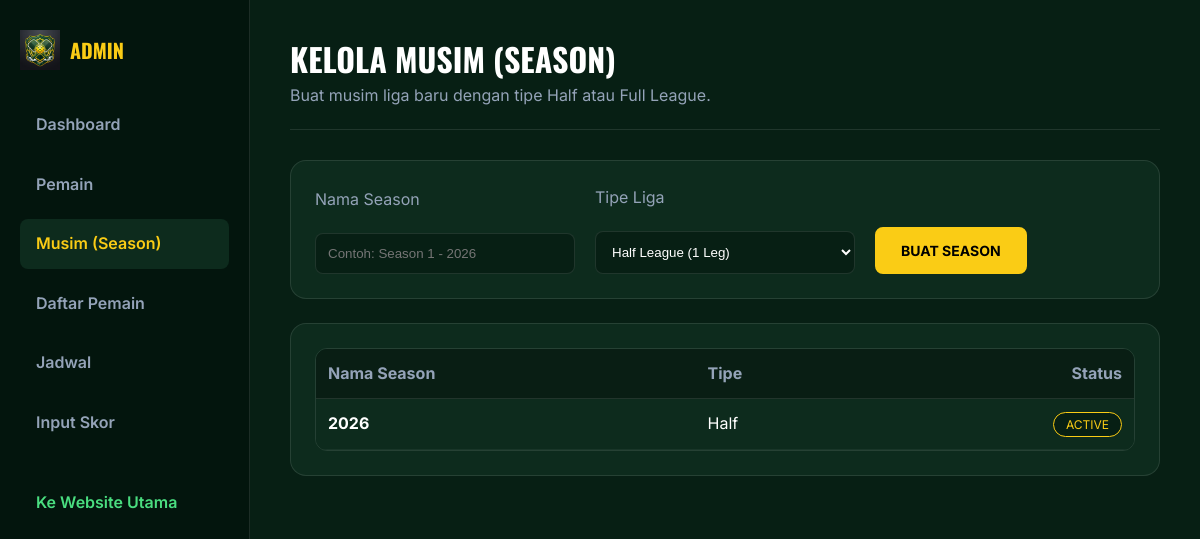
/admin/seasons.php, run on the app's committed database.
### tables this page shows
CREATE TABLE IF NOT EXISTS `seasons` (
  `id` int NOT NULL AUTO_INCREMENT,
  `name` varchar(100) NOT NULL,
  `league_type` enum('half','full') NOT NULL DEFAULT 'half',
  `status` enum('draft','active','completed') NOT NULL DEFAULT 'draft',
  `created_at` timestamp NULL DEFAULT CURRENT_TIMESTAMP,
  PRIMARY KEY (`id`)
);

### includes/functions.php (called while the page is built, shortened)
<?php
function e($value) {
    return htmlspecialchars((string)$value, ENT_QUOTES, 'UTF-8');
}
?>

### admin/seasons.php (the view, shortened to what this page needs)
<?php
require '../config/db.php';
require '../includes/functions.php';
$seasons = $pdo->query("SELECT * FROM seasons ORDER BY id DESC")->fetchAll();
include 'includes/header.php';
?>
<div class="admin-header">
  <div>
    <h1>Kelola Musim (Season)</h1>
    <p style="color: var(--color-text-muted); margin-top: 5px;">Buat musim liga baru dengan tipe Half atau Full League.</p>
  </div>
</div>
<div class="admin-card">
  <form method="post">
    <div class="admin-grid" style="gap: 20px; align-items: end;">
      <div class="form-row" style="margin-bottom: 0;">
        <label style="display: block; margin-bottom: 8px; color: var(--color-text-muted);">Nama Season</label>
        <input name="name" required placeholder="Contoh: Season 1 - 2026" style="background: var(--color-bg-dark); border: 1px solid var(--color-border); color: white; padding: 12px; border-radius: 8px; width: 100%;">
      </div>
      <div class="form-row" style="margin-bottom: 0;">
        <label style="display: block; margin-bottom: 8px; color: var(--color-text-muted);">Tipe Liga</label>
        <select name="league_type" style="background: var(--color-bg-dark); border: 1px solid var(--color-border); color: white; padding: 12px; border-radius: 8px; width: 100%;">
          <option value="half">Half League (1 Leg)</option>
        </select>
      </div>
      <div style="margin-bottom: 0;">
        <button class="btn btn-primary" style="padding: 13px 24px;">Buat Season</button>
      </div>
    </div>
  </form>
</div>
<div class="admin-card">
  <div class="table-wrap">
    <table style="width: 100%; border-collapse: collapse;">
      <thead>
        <tr>
          <th style="text-align: left; padding: 12px; border-bottom: 1px solid var(--color-border); color: var(--color-text-muted);">Nama Season</th>
          <th style="text-align: left; padding: 12px; border-bottom: 1px solid var(--color-border); color: var(--color-text-muted);">Tipe</th>
          <th style="text-align: right; padding: 12px; border-bottom: 1px solid var(--color-border); color: var(--color-text-muted);">Status</th>
        </tr>
      </thead>
      <tbody>
        <?php foreach($seasons as $s): ?>
        <tr>
          <td style="padding: 12px; border-bottom: 1px solid rgba(255,255,255,0.05);"><strong><?= e($s['name']) ?></strong></td>
          <td style="padding: 12px; border-bottom: 1px solid rgba(255,255,255,0.05); text-transform: capitalize;"><?= e($s['league_type']) ?></td>
          <td style="padding: 12px; border-bottom: 1px solid rgba(255,255,255,0.05); text-align: right;">
            <span style="background: var(--color-bg-dark); border: 1px solid <?= $s['status'] == 'active' ? 'var(--color-primary)' : 'var(--color-border)' ?>; color: <?= $s['status'] == 'active' ? 'var(--color-primary)' : 'var(--color-text-muted)' ?>; padding: 4px 12px; border-radius: 99px; font-size: 12px; text-transform: uppercase;">
              <?= e($s['status']) ?>
            </span>
          </td>
        </tr>
        <?php endforeach; ?>
      </tbody>
    </table>
  </div>
</div>
<?php include 'includes/footer.php'; ?>

### assets/css/style.css (style rules this page uses)
:root { --color-primary: #facc15; --color-primary-dark: #eab308; --color-bg-dark: #071f14; --color-bg-light: #0d2b1d; --color-bg-card: rgba(255, 255, 255, 0.05); --color-text-main: #ffffff; --color-text-muted: #94a3b8; --color-text-green: #4ade80; --color-border: rgba(255, 255, 255, 0.1); --font-heading: 'Oswald', sans-serif; --font-body: 'Inter', sans-serif; }
* { box-sizing: border-box; margin: 0; padding: 0; }
body { font-family: var(--font-body); background-color: var(--color-bg-dark); color: var(--color-text-main); line-height: 1.6; }
h1, h2, h3, h4, h5, h6 { font-family: var(--font-heading); text-transform: uppercase; line-height: 1.2; }
.btn { display: inline-flex; align-items: center; gap: 8px; padding: 12px 24px; border-radius: 8px; font-weight: 700; font-size: 14px; text-transform: uppercase; cursor: pointer; transition: all 0.3s ease; font-family: var(--font-body); }
.btn-primary { background: var(--color-primary); color: #000; border: 2px solid var(--color-primary); }
.table-wrap { overflow: auto; border-radius: 12px; border: 1px solid var(--color-border); }
table { width: 100%; border-collapse: collapse; background: var(--color-bg-light); }
th { background: rgba(0,0,0,0.3); color: var(--color-primary); text-align: left; padding: 14px; }
td { padding: 13px 14px; border-top: 1px solid rgba(255,255,255,.05); }
.form-row { display: grid; gap: 12px; margin-bottom: 14px; }
input, select { width: 100%; padding: 12px; border-radius: 8px; border: 1px solid var(--color-border); background: var(--color-bg-dark); color: white; }

### admin/includes/header.php (style rules this page uses)
body.admin-body { display: flex; min-height: 100vh; margin: 0; background-color: var(--color-bg-dark); }
.admin-header { margin-bottom: 30px; padding-bottom: 20px; border-bottom: 1px solid var(--color-border); display: flex; justify-content: space-between; align-items: center; }
.admin-header h1 { font-size: 32px; margin: 0; }
.admin-card { background: var(--color-bg-light); border: 1px solid var(--color-border); border-radius: 16px; padding: 24px; margin-bottom: 24px; }
.admin-grid { display: grid; grid-template-columns: repeat(auto-fit, minmax(250px, 1fr)); gap: 20px; }

### data on the page
seasons: name "2026", league_type "Half", status "ACTIVE"
